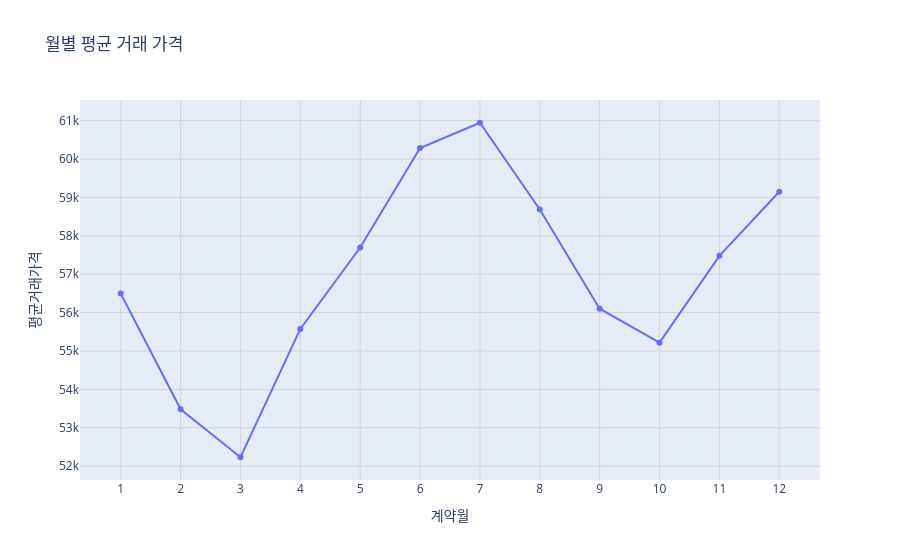

The cell this chart's notebook holds for it:
### Code cell
fig = px.line(sa.groupby('계약월').agg(평균거래가격 = ('거래금액(만원)', 'mean')).reset_index(),
              x='계약월',
              y='평균거래가격',
              title = '월별 평균 거래 가격',
              markers=True)
fig.update_xaxes(tickmode='linear',tick0=1,dtick=1)
fig.update_xaxes(showgrid=True, gridwidth=1, gridcolor='LightGray')
fig.update_yaxes(showgrid=True, gridwidth=1, gridcolor='LightGray')
fig.write_html("A1_월별 평균 거래 가격.html")
fig.show()

### Figure 1 — Plotly figure (JSON) as saved in the notebook; plotly's stock layout.template omitted (floating-point values rounded to 4 significant figures)
{"data": [{"hovertemplate": "계약월=%{x}<br>평균거래가격=%{y}<extra></extra>", "legendgroup": "", "line": {"color": "#636efa", "dash": "solid"}, "marker": {"symbol": "circle"}, "mode": "lines+markers", "name": "", "orientation": "v", "showlegend": false, "type": "scatter", "x": [1, 2, 3, 4, 5, 6, 7, 8, 9, 10, 11, 12], "xaxis": "x", "y": [56490.0, 53480.0, 52230.0, 55570.0, 57700.0, 60290.0, 60950.0, 58690.0, 56100.0, 55220.0, 57480.0, 59150.0], "yaxis": "y"}], "layout": {"legend": {"tracegroupgap": 0}, "title": {"text": "월별 평균 거래 가격"}, "xaxis": {"anchor": "y", "domain": [0, 1], "dtick": 1, "gridcolor": "LightGray", "gridwidth": 1, "showgrid": true, "tick0": 1, "tickmode": "linear", "title": {"text": "계약월"}}, "yaxis": {"anchor": "x", "domain": [0, 1], "gridcolor": "LightGray", "gridwidth": 1, "showgrid": true, "title": {"text": "평균거래가격"}}}}
